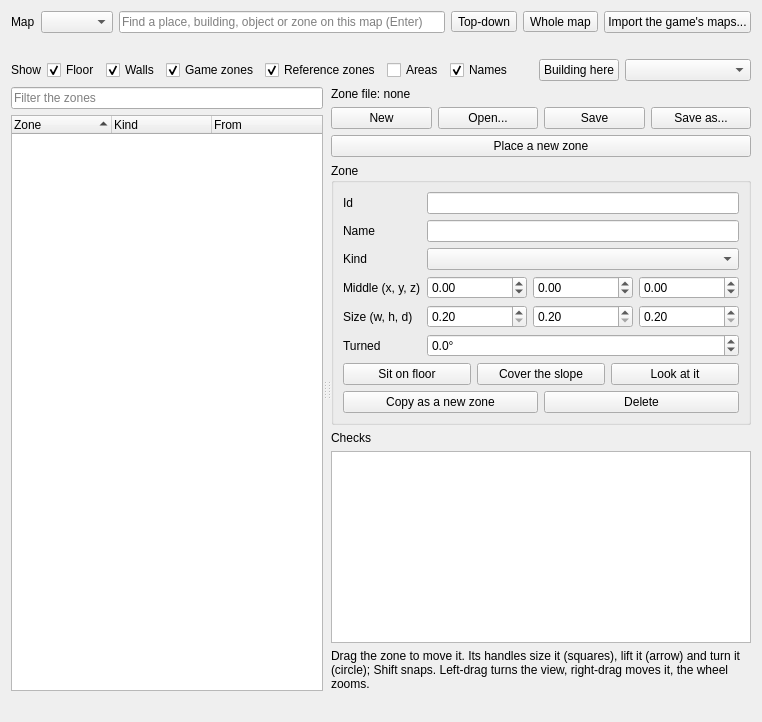
<?xml version="1.0" encoding="UTF-8"?>
<ui version="4.0">
 <class>ZonesForm</class>
 <widget class="QWidget" name="ZonesForm">
  <layout class="QVBoxLayout" name="verticalLayout" stretch="0,0,0,1,0">
   <item>
    <layout class="QHBoxLayout" name="topRow">
     <item>
      <widget class="QLabel" name="mapLabel">
       <property name="text">
        <string>Map</string>
       </property>
      </widget>
     </item>
     <item>
      <widget class="QComboBox" name="mapBox">
       <property name="toolTip">
        <string>The map to show (the maps imported from the game)</string>
       </property>
       <property name="sizeAdjustPolicy">
        <enum>QComboBox::AdjustToContents</enum>
       </property>
      </widget>
     </item>
     <item>
      <widget class="QLineEdit" name="search">
       <property name="placeholderText">
        <string>Find a place, building, object or zone on this map (Enter)</string>
       </property>
       <property name="clearButtonEnabled">
        <bool>true</bool>
       </property>
      </widget>
     </item>
     <item>
      <widget class="QToolButton" name="topDownButton">
       <property name="toolTip">
        <string>Look straight down, as on a map (T)</string>
       </property>
       <property name="text">
        <string>Top-down</string>
       </property>
       <property name="checkable">
        <bool>true</bool>
       </property>
      </widget>
     </item>
     <item>
      <widget class="QToolButton" name="wholeMapButton">
       <property name="toolTip">
        <string>Show the whole map</string>
       </property>
       <property name="text">
        <string>Whole map</string>
       </property>
      </widget>
     </item>
     <item>
      <widget class="QPushButton" name="importButton">
       <property name="toolTip">
        <string>Read the maps from the game's own files (takes a few minutes; nothing in the game is changed)</string>
       </property>
       <property name="text">
        <string>Import the game's maps...</string>
       </property>
      </widget>
     </item>
    </layout>
   </item>
   <item>
    <widget class="QLabel" name="versionLabel">
     <property name="text">
      <string/>
     </property>
     <property name="textFormat">
      <enum>Qt::RichText</enum>
     </property>
     <property name="wordWrap">
      <bool>true</bool>
     </property>
    </widget>
   </item>
   <item>
    <layout class="QHBoxLayout" name="layersRow">
     <item>
      <widget class="QLabel" name="showLabel">
       <property name="text">
        <string>Show</string>
       </property>
      </widget>
     </item>
     <item>
      <widget class="QCheckBox" name="floorBox">
       <property name="toolTip">
        <string>The floor bots walk on (the game's navigation mesh), coloured by height</string>
       </property>
       <property name="text">
        <string>Floor</string>
       </property>
       <property name="checked">
        <bool>true</bool>
       </property>
      </widget>
     </item>
     <item>
      <widget class="QCheckBox" name="wallsBox">
       <property name="toolTip">
        <string>The walls, floors and stairs players bump into (imported with the maps' walls)</string>
       </property>
       <property name="text">
        <string>Walls</string>
       </property>
       <property name="checked">
        <bool>true</bool>
       </property>
      </widget>
     </item>
     <item>
      <widget class="QCheckBox" name="gameZonesBox">
       <property name="toolTip">
        <string>The game's own quest zones</string>
       </property>
       <property name="text">
        <string>Game zones</string>
       </property>
       <property name="checked">
        <bool>true</bool>
       </property>
      </widget>
     </item>
     <item>
      <widget class="QCheckBox" name="referenceZonesBox">
       <property name="toolTip">
        <string>The zones in the quest zone files among your reference files</string>
       </property>
       <property name="text">
        <string>Reference zones</string>
       </property>
       <property name="checked">
        <bool>true</bool>
       </property>
      </widget>
     </item>
     <item>
      <widget class="QCheckBox" name="areasBox">
       <property name="toolTip">
        <string>The parts the map is made of (each a scene of the game), outlined</string>
       </property>
       <property name="text">
        <string>Areas</string>
       </property>
      </widget>
     </item>
     <item>
      <widget class="QCheckBox" name="labelsBox">
       <property name="toolTip">
        <string>The zones' ids over them</string>
       </property>
       <property name="text">
        <string>Names</string>
       </property>
       <property name="checked">
        <bool>true</bool>
       </property>
      </widget>
     </item>
     <item>
      <spacer name="layersSpacer">
       <property name="orientation">
        <enum>Qt::Horizontal</enum>
       </property>
       <property name="sizeHint" stdset="0">
        <size>
         <width>20</width>
         <height>10</height>
        </size>
       </property>
      </spacer>
     </item>
     <item>
      <widget class="QPushButton" name="buildingButton">
       <property name="toolTip">
        <string>Find the building in the middle of the view: its outline, and its storeys to hide the ones above</string>
       </property>
       <property name="text">
        <string>Building here</string>
       </property>
      </widget>
     </item>
     <item>
      <widget class="QComboBox" name="storeyBox">
       <property name="toolTip">
        <string>Show one storey of the building found (and hide the ones above it)</string>
       </property>
       <property name="minimumContentsLength">
        <number>12</number>
       </property>
      </widget>
     </item>
    </layout>
   </item>
   <item>
    <widget class="QSplitter" name="splitter">
     <property name="orientation">
      <enum>Qt::Horizontal</enum>
     </property>
     <property name="childrenCollapsible">
      <bool>false</bool>
     </property>
     <widget class="QWidget" name="leftPanel">
      <layout class="QVBoxLayout" name="leftLayout">
       <property name="leftMargin">
        <number>0</number>
       </property>
       <property name="topMargin">
        <number>0</number>
       </property>
       <property name="rightMargin">
        <number>0</number>
       </property>
       <property name="bottomMargin">
        <number>0</number>
       </property>
       <item>
        <widget class="QLineEdit" name="zoneFilter">
         <property name="placeholderText">
          <string>Filter the zones</string>
         </property>
         <property name="clearButtonEnabled">
          <bool>true</bool>
         </property>
        </widget>
       </item>
       <item>
        <widget class="QTreeWidget" name="zoneList">
         <property name="rootIsDecorated">
          <bool>false</bool>
         </property>
         <property name="uniformRowHeights">
          <bool>true</bool>
         </property>
         <property name="sortingEnabled">
          <bool>true</bool>
         </property>
         <column>
          <property name="text">
           <string>Zone</string>
          </property>
         </column>
         <column>
          <property name="text">
           <string>Kind</string>
          </property>
         </column>
         <column>
          <property name="text">
           <string>From</string>
          </property>
         </column>
        </widget>
       </item>
      </layout>
     </widget>
     <widget class="QWidget" name="viewHost">
      <layout class="QHBoxLayout" name="viewLayout">
       <property name="spacing">
        <number>0</number>
       </property>
       <property name="leftMargin">
        <number>0</number>
       </property>
       <property name="topMargin">
        <number>0</number>
       </property>
       <property name="rightMargin">
        <number>0</number>
       </property>
       <property name="bottomMargin">
        <number>0</number>
       </property>
      </layout>
     </widget>
     <widget class="QWidget" name="rightPanel">
      <layout class="QVBoxLayout" name="rightLayout">
       <property name="leftMargin">
        <number>0</number>
       </property>
       <property name="topMargin">
        <number>0</number>
       </property>
       <property name="rightMargin">
        <number>0</number>
       </property>
       <property name="bottomMargin">
        <number>0</number>
       </property>
       <item>
        <widget class="QLabel" name="fileLabel">
         <property name="toolTip">
          <string>The quest zone file (WTT-CommonLib's CustomQuestZones) your zones are in</string>
         </property>
         <property name="text">
          <string>Zone file: none</string>
         </property>
         <property name="wordWrap">
          <bool>true</bool>
         </property>
        </widget>
       </item>
       <item>
        <layout class="QHBoxLayout" name="fileRow">
         <item>
          <widget class="QPushButton" name="newFileButton">
           <property name="toolTip">
            <string>Start an empty zone file</string>
           </property>
           <property name="text">
            <string>New</string>
           </property>
          </widget>
         </item>
         <item>
          <widget class="QPushButton" name="openFileButton">
           <property name="toolTip">
            <string>Open a quest zone file to change its zones</string>
           </property>
           <property name="text">
            <string>Open...</string>
           </property>
          </widget>
         </item>
         <item>
          <widget class="QPushButton" name="saveFileButton">
           <property name="text">
            <string>Save</string>
           </property>
          </widget>
         </item>
         <item>
          <widget class="QPushButton" name="saveAsFileButton">
           <property name="text">
            <string>Save as...</string>
           </property>
          </widget>
         </item>
        </layout>
       </item>
       <item>
        <widget class="QPushButton" name="placeButton">
         <property name="toolTip">
          <string>Then click the floor where the new zone goes (Esc to stop)</string>
         </property>
         <property name="text">
          <string>Place a new zone</string>
         </property>
         <property name="checkable">
          <bool>true</bool>
         </property>
        </widget>
       </item>
       <item>
        <widget class="QGroupBox" name="zoneGroup">
         <property name="title">
          <string>Zone</string>
         </property>
         <layout class="QFormLayout" name="zoneForm">
          <item row="0" column="0">
           <widget class="QLabel" name="idLabel">
            <property name="text">
             <string>Id</string>
            </property>
           </widget>
          </item>
          <item row="0" column="1">
           <widget class="QLineEdit" name="idEdit">
            <property name="toolTip">
             <string>ZoneId: what quest conditions name the zone by</string>
            </property>
           </widget>
          </item>
          <item row="1" column="0">
           <widget class="QLabel" name="nameLabel">
            <property name="text">
             <string>Name</string>
            </property>
           </widget>
          </item>
          <item row="1" column="1">
           <widget class="QLineEdit" name="nameEdit">
            <property name="toolTip">
             <string>ZoneName (only for you to tell zones apart)</string>
            </property>
           </widget>
          </item>
          <item row="2" column="0">
           <widget class="QLabel" name="kindLabel">
            <property name="text">
             <string>Kind</string>
            </property>
           </widget>
          </item>
          <item row="2" column="1">
           <widget class="QComboBox" name="kindBox">
            <property name="toolTip">
             <string>What the zone is for: visit (Visit zone, Inside zone), placeitem (Place marker, Leave items), botkillzone (Inside zone, kills in a zone), flarezone (Launch a flare), salvage</string>
            </property>
           </widget>
          </item>
          <item row="3" column="0">
           <widget class="QLabel" name="positionLabel">
            <property name="text">
             <string>Middle (x, y, z)</string>
            </property>
           </widget>
          </item>
          <item row="3" column="1">
           <layout class="QHBoxLayout" name="positionRow">
            <item>
             <widget class="QDoubleSpinBox" name="xSpin">
              <property name="toolTip">
               <string>East (metres)</string>
              </property>
              <property name="decimals">
               <number>2</number>
              </property>
              <property name="minimum">
               <double>-5000.000000000000000</double>
              </property>
              <property name="maximum">
               <double>5000.000000000000000</double>
              </property>
              <property name="singleStep">
               <double>0.250000000000000</double>
              </property>
             </widget>
            </item>
            <item>
             <widget class="QDoubleSpinBox" name="ySpin">
              <property name="toolTip">
               <string>Up (metres)</string>
              </property>
              <property name="decimals">
               <number>2</number>
              </property>
              <property name="minimum">
               <double>-5000.000000000000000</double>
              </property>
              <property name="maximum">
               <double>5000.000000000000000</double>
              </property>
              <property name="singleStep">
               <double>0.250000000000000</double>
              </property>
             </widget>
            </item>
            <item>
             <widget class="QDoubleSpinBox" name="zSpin">
              <property name="toolTip">
               <string>North (metres)</string>
              </property>
              <property name="decimals">
               <number>2</number>
              </property>
              <property name="minimum">
               <double>-5000.000000000000000</double>
              </property>
              <property name="maximum">
               <double>5000.000000000000000</double>
              </property>
              <property name="singleStep">
               <double>0.250000000000000</double>
              </property>
             </widget>
            </item>
           </layout>
          </item>
          <item row="4" column="0">
           <widget class="QLabel" name="sizeLabel">
            <property name="text">
             <string>Size (w, h, d)</string>
            </property>
           </widget>
          </item>
          <item row="4" column="1">
           <layout class="QHBoxLayout" name="sizeRow">
            <item>
             <widget class="QDoubleSpinBox" name="widthSpin">
              <property name="toolTip">
               <string>Width (metres, across before turning)</string>
              </property>
              <property name="decimals">
               <number>2</number>
              </property>
              <property name="minimum">
               <double>0.200000000000000</double>
              </property>
              <property name="maximum">
               <double>2000.000000000000000</double>
              </property>
              <property name="singleStep">
               <double>0.250000000000000</double>
              </property>
             </widget>
            </item>
            <item>
             <widget class="QDoubleSpinBox" name="heightSpin">
              <property name="toolTip">
               <string>Height (metres)</string>
              </property>
              <property name="decimals">
               <number>2</number>
              </property>
              <property name="minimum">
               <double>0.200000000000000</double>
              </property>
              <property name="maximum">
               <double>2000.000000000000000</double>
              </property>
              <property name="singleStep">
               <double>0.250000000000000</double>
              </property>
             </widget>
            </item>
            <item>
             <widget class="QDoubleSpinBox" name="depthSpin">
              <property name="toolTip">
               <string>Depth (metres, north to south before turning)</string>
              </property>
              <property name="decimals">
               <number>2</number>
              </property>
              <property name="minimum">
               <double>0.200000000000000</double>
              </property>
              <property name="maximum">
               <double>2000.000000000000000</double>
              </property>
              <property name="singleStep">
               <double>0.250000000000000</double>
              </property>
             </widget>
            </item>
           </layout>
          </item>
          <item row="5" column="0">
           <widget class="QLabel" name="yawLabel">
            <property name="text">
             <string>Turned</string>
            </property>
           </widget>
          </item>
          <item row="5" column="1">
           <widget class="QDoubleSpinBox" name="yawSpin">
            <property name="toolTip">
             <string>Degrees clockwise, seen from above</string>
            </property>
            <property name="suffix">
             <string>°</string>
            </property>
            <property name="decimals">
             <number>1</number>
            </property>
            <property name="maximum">
             <double>360.000000000000000</double>
            </property>
            <property name="singleStep">
             <double>5.000000000000000</double>
            </property>
            <property name="wrapping">
             <bool>true</bool>
            </property>
           </widget>
          </item>
          <item row="6" column="0" colspan="2">
           <layout class="QHBoxLayout" name="zoneButtonsRow">
            <item>
             <widget class="QPushButton" name="floorButton">
              <property name="toolTip">
               <string>Put its bottom just under the floor it is over</string>
              </property>
              <property name="text">
               <string>Sit on floor</string>
              </property>
             </widget>
            </item>
            <item>
             <widget class="QPushButton" name="slopeButton">
              <property name="toolTip">
               <string>For stairs or a ramp: reach down to the lowest floor of the walk under it</string>
              </property>
              <property name="text">
               <string>Cover the slope</string>
              </property>
             </widget>
            </item>
            <item>
             <widget class="QPushButton" name="lookButton">
              <property name="toolTip">
               <string>Bring it into view (F)</string>
              </property>
              <property name="text">
               <string>Look at it</string>
              </property>
             </widget>
            </item>
           </layout>
          </item>
          <item row="7" column="0" colspan="2">
           <layout class="QHBoxLayout" name="zoneButtonsRow2">
            <item>
             <widget class="QPushButton" name="copyButton">
              <property name="toolTip">
               <string>Add a copy of this zone to your zone file, to change</string>
              </property>
              <property name="text">
               <string>Copy as a new zone</string>
              </property>
             </widget>
            </item>
            <item>
             <widget class="QPushButton" name="deleteButton">
              <property name="toolTip">
               <string>Take this zone out of your zone file (Delete)</string>
              </property>
              <property name="text">
               <string>Delete</string>
              </property>
             </widget>
            </item>
           </layout>
          </item>
         </layout>
        </widget>
       </item>
       <item>
        <widget class="QLabel" name="checksLabel">
         <property name="text">
          <string>Checks</string>
         </property>
        </widget>
       </item>
       <item>
        <widget class="QListWidget" name="checksList">
         <property name="wordWrap">
          <bool>true</bool>
         </property>
        </widget>
       </item>
       <item>
        <widget class="QLabel" name="hintLabel">
         <property name="text">
          <string>Drag the zone to move it. Its handles size it (squares), lift it (arrow) and turn it (circle); Shift snaps. Left-drag turns the view, right-drag moves it, the wheel zooms.</string>
         </property>
         <property name="wordWrap">
          <bool>true</bool>
         </property>
        </widget>
       </item>
      </layout>
     </widget>
    </widget>
   </item>
   <item>
    <widget class="QLabel" name="statusLabel">
     <property name="text">
      <string/>
     </property>
     <property name="wordWrap">
      <bool>true</bool>
     </property>
    </widget>
   </item>
  </layout>
 </widget>
 <tabstops>
  <tabstop>mapBox</tabstop>
  <tabstop>search</tabstop>
  <tabstop>zoneFilter</tabstop>
  <tabstop>zoneList</tabstop>
  <tabstop>idEdit</tabstop>
  <tabstop>nameEdit</tabstop>
  <tabstop>kindBox</tabstop>
  <tabstop>xSpin</tabstop>
  <tabstop>ySpin</tabstop>
  <tabstop>zSpin</tabstop>
  <tabstop>widthSpin</tabstop>
  <tabstop>heightSpin</tabstop>
  <tabstop>depthSpin</tabstop>
  <tabstop>yawSpin</tabstop>
 </tabstops>
 <resources/>
 <connections/>
</ui>
